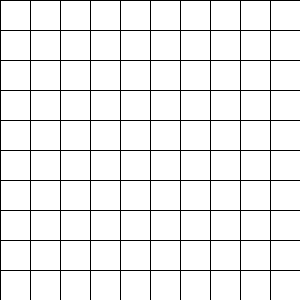
Frame 1 (no input)
Frame 60 (the mouse pressed at the canvas centre just before this capture): identical to frame 1, image omitted
Frame 120 (the mouse held since frame 60 and released just before this capture): identical to frame 1, image omitted

The Processing sketch that drew this single still picture (run headless with seeded random() and noise(); from frame 60 on, the mouse is pressed at the canvas centre):

// Processing sketch: MineSweeper2
// ── MineSweeper2.pde
boolean[][] mines;
boolean[][] clickedStatus;
int[][] minesCount;
int rows, cols, w, h;
void setup() {
  size(300, 300);
  w = 30;
  h = 30;
  cols = width/w;
  rows = height/h;
  mines = new boolean[rows][cols];
  clickedStatus = new boolean[rows][cols];
  minesCount = new int[rows][cols];

  for (int i=0; i<rows; i++) {
    for (int j=0; j<cols; j++) {
      mines[i][j] = (random(50)<15)?true:false;
      clickedStatus[i][j] = false;
    }
  }

  for (int i=0; i<rows; i++) {
    for (int j=0; j<cols; j++) {
      if (!mines[i][j]) minesCount[i][j] = getNumberofBombs(i, j);
    }
  }
}

void draw() {
  background(-1);
  /*----show no. of bombs -----*/
  for (int i=0; i<rows; i++) {
    for (int j=0; j<cols; j++) {
      fill(-1);
      rect(i*w, j*h, w, h);
      if (clickedStatus[i][j]) {
        if (mines[i][j]) {
          println("YOU LOOSE");
          if (mines[i][j]) {
            fill(0);
            rect(i*w, j*h, w, h);
          }
        } else continue;
      }
    }
  }
  /*----show no. of bombs -----*/
  for (int i=0; i<rows; i++) {
    for (int j=0; j<cols; j++) {
      if (!mines[i][j]) {
        if (clickedStatus[i][j]) {
          fill(0, 50);
          rect(i*w, j*h, w, h);
          fill(0);
          textSize(14);
          text(minesCount[i][j], i*w+w/3, j*h+h/1.5);
        } else {
          fill(-1);
          rect(i*w, j*h, w, h);
        }
      }
    }
  }
}

void mousePressed() { 
  for (int i=0; i<rows; i++) {
    for (int j=0; j<cols; j++) {
      if (mousePressed && i*w<mouseX && mouseX<i*w+w && j*h<mouseY && mouseY<j*h+h) {
        clickedStatus[i][j] = true;
      }
    }
  }
}

int getNumberofBombs(int i, int j) {
  int bomb=0;
  for (int x=-1; x<2; x++) {
    for (int y=-1; y<2; y++) {
      if (x==0 && y==0)continue;
      else if (0<=x+i && x+i<cols && 0<=y+j && y+j<rows) {
        if (mines[x+i][y+j])bomb++;
      }
    }
  }
  return bomb;
}
